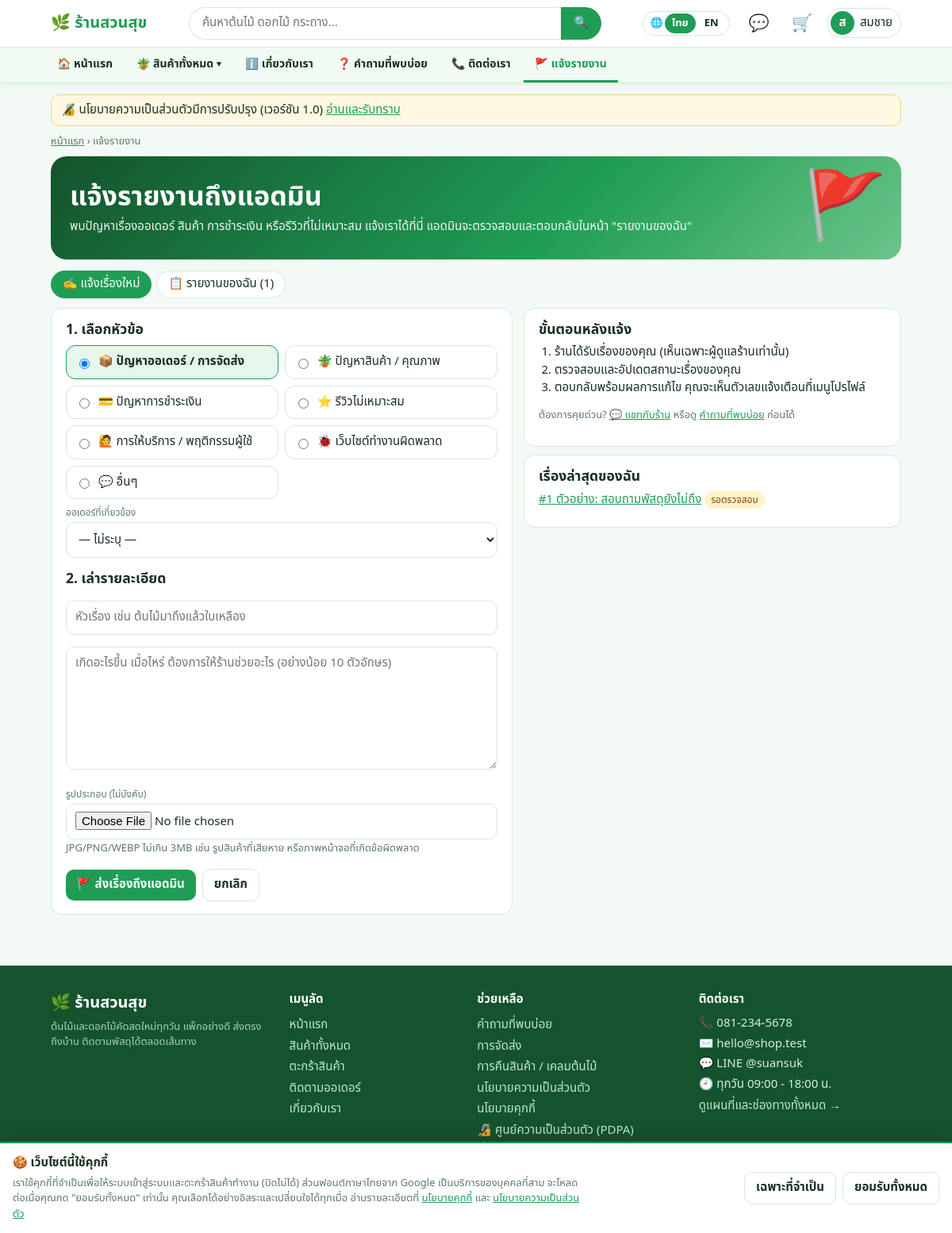
Page /report.php (signed in) on the committed database.
### tables this page shows
CREATE TABLE IF NOT EXISTS users(               
  id INT AUTO_INCREMENT PRIMARY KEY, name VARCHAR(100) NOT NULL, email VARCHAR(120) NOT NULL UNIQUE,
  phone VARCHAR(20), addr TEXT, pass VARCHAR(255) NOT NULL,    
  role ENUM('admin','customer') DEFAULT 'customer', created TIMESTAMP DEFAULT CURRENT_TIMESTAMP,
  avatar VARCHAR(150) NULL,                                    
  birthdate DATE NULL, gender VARCHAR(10) NULL,
  addr_line VARCHAR(150) NULL, subdistrict VARCHAR(60) NULL, district VARCHAR(60) NULL,
  province VARCHAR(60) NULL, postcode VARCHAR(10) NULL,        
  lat DOUBLE NULL, lng DOUBLE NULL,                            
  verify_status VARCHAR(10) DEFAULT 'none',                    
  verify_note VARCHAR(255) NULL, id_img VARCHAR(150) NULL, selfie_img VARCHAR(150) NULL,
  pdpa_version VARCHAR(20) NULL, marketing_opt_in TINYINT NOT NULL DEFAULT 0, deleted_at DATETIME NULL);

CREATE TABLE IF NOT EXISTS settings(k VARCHAR(40) PRIMARY KEY, v TEXT);

CREATE TABLE IF NOT EXISTS reports(             
  id INT AUTO_INCREMENT PRIMARY KEY, user_id INT NOT NULL,
  type VARCHAR(20) NOT NULL,                    
  target_id INT NULL,                           
  subject VARCHAR(150) NOT NULL, body TEXT NOT NULL, img VARCHAR(150) NULL,    
  status VARCHAR(12) NOT NULL DEFAULT 'new',    
  admin_reply TEXT NULL,                        
  user_seen TINYINT NOT NULL DEFAULT 1,         
  created TIMESTAMP DEFAULT CURRENT_TIMESTAMP, updated TIMESTAMP NULL,
  KEY(user_id), KEY(status));

### report.php (the view, shortened to what this page needs)
<?php
require __DIR__ . '/includes/config.php';
$user = need();
$view   = (($_GET['t'] ?? '') === 'mine') ? 'mine' : 'new';
$tableOk = true;
$type     = $_POST['type'] ?? ($_GET['type'] ?? '');
$type     = isset(REPORT_TYPES[$type]) ? $type : 'order';
$mine     = [];
$unseen   = [];
if ($tableOk) {
    $mine = q('SELECT * FROM reports WHERE user_id=? ORDER BY id DESC', [$user['id']])->fetchAll();
}
head('แจ้งรายงานถึงแอดมิน', 'แจ้งปัญหาออเดอร์ สินค้า การชำระเงิน รีวิวที่ไม่เหมาะสม หรือข้อผิดพลาดของเว็บไซต์ ถึงผู้ดูแลร้านสวนสุข');
?>
<p class="crumb"><a href="index.php">หน้าแรก</a> › แจ้งรายงาน</p>
<section class="pg-hero">
  <span class="e">🚩</span>
  <h1>แจ้งรายงานถึงแอดมิน</h1>
  <p>พบปัญหาเรื่องออเดอร์ สินค้า การชำระเงิน หรือรีวิวที่ไม่เหมาะสม แจ้งเราได้ที่นี่ แอดมินจะตรวจสอบและตอบกลับในหน้า "รายงานของฉัน"</p>
</section>
<div class="tabs-s">
  <a class="chip<?= $view === 'new' ? ' on' : '' ?>" href="report.php">✍️ แจ้งเรื่องใหม่</a>
  <a class="chip<?= $view === 'mine' ? ' on' : '' ?>" href="report.php?t=mine">📋 รายงานของฉัน (<?= count($mine) ?>)<?= nbadge(count($unseen) ?: badge_counts()['my_reports']) ?></a>
</div>
<?php if (!$tableOk): ?>
  <div class="card empty"><div class="big-emoji">🛠</div>
    <h3>ระบบแจ้งรายงานยังไม่พร้อมใช้งาน</h3>
    <p class="mut">ผู้ดูแลต้องนำเข้าไฟล์ <code>database/update_v4.sql</code> ในฐานข้อมูลก่อน (ดู README)</p></div>
<?php else: ?>
  <div class="rep-layout">
    <form method="post" action="report.php" enctype="multipart/form-data" class="card sect">
      <h3>1. เลือกหัวข้อ</h3>
      <div class="type-grid">
        <?php foreach (REPORT_TYPES as $key => $label): ?>
          <label><input type="radio" name="type" value="<?= $key ?>" <?= $type === $key ? 'checked' : '' ?> required> <?= e($label) ?></label>
        <?php endforeach; ?>
      </div>
      <div class="tgt" data-for="order">
        <label class="lbl" for="t_order">ออเดอร์ที่เกี่ยวข้อง</label>
        <select name="t_order" id="t_order">
          <option value="">— ไม่ระบุ —</option>
        </select>
      </div>
      <h3 style="margin-top:16px">2. เล่ารายละเอียด</h3>
      <p><input name="subject" value="<?= e($_POST['subject'] ?? '') ?>" placeholder="หัวเรื่อง เช่น ต้นไม้มาถึงแล้วใบเหลือง" maxlength="150" required></p>
      <p><textarea name="body" rows="6" maxlength="2000" placeholder="เกิดอะไรขึ้น เมื่อไหร่ ต้องการให้ร้านช่วยอะไร (อย่างน้อย 10 ตัวอักษร)" required><?= e($_POST['body'] ?? '') ?></textarea></p>
      <p><label class="lbl" for="img">รูปประกอบ (ไม่บังคับ)</label><input type="file" id="img" name="img" accept="image/jpeg,image/png,image/webp">
        <span class="mut">JPG/PNG/WEBP ไม่เกิน 3MB เช่น รูปสินค้าที่เสียหาย หรือภาพหน้าจอที่เกิดข้อผิดพลาด</span></p>
      <div class="actions"><button>🚩 ส่งเรื่องถึงแอดมิน</button><a class="btn ghost" href="index.php">ยกเลิก</a></div>
    </form>
    <aside>
      <div class="card sect">
        <h3>ขั้นตอนหลังแจ้ง</h3>
        <ol style="padding-left:20px;margin:6px 0">
          <li>ร้านได้รับเรื่องของคุณ (เห็นเฉพาะผู้ดูแลร้านเท่านั้น)</li>
          <li>ตรวจสอบและอัปเดตสถานะเรื่องของคุณ</li>
          <li>ตอบกลับพร้อมผลการแก้ไข คุณจะเห็นตัวเลขแจ้งเตือนที่เมนูโปรไฟล์</li>
        </ol>
        <p class="mut">ต้องการคุยด่วน? <a href="chat.php">💬 แชทกับร้าน</a> หรือดู <a href="faq.php">คำถามที่พบบ่อย</a> ก่อนได้</p>
      </div>
      <?php if ($mine): ?>
        <div class="card sect">
          <h3>เรื่องล่าสุดของฉัน</h3>
          <?php foreach (array_slice($mine, 0, 3) as $r): ?>
            <p style="margin:6px 0"><a href="report.php?t=mine">#<?= $r['id'] ?> <?= e(mb_strimwidth($r['subject'], 0, 48, '…')) ?></a> <?= report_tag($r['status']) ?></p>
          <?php endforeach; ?>
        </div>
      <?php endif; ?>
    </aside>
  </div>
<?php endif; ?>
<?php foot();

### includes/config.php (shortened to what this page needs)
<?php
function db() {
    static $pdo = null;
    if ($pdo === null) {
        $dsn = 'mysql:host=' . DB_HOST . ';dbname=' . DB_NAME . ';charset=utf8mb4';
        $pdo = new PDO($dsn, DB_USER, DB_PASS, [
            PDO::ATTR_ERRMODE            => PDO::ERRMODE_EXCEPTION,
            PDO::ATTR_DEFAULT_FETCH_MODE => PDO::FETCH_ASSOC,
        ]);
    }
    return $pdo;
}
function q($sql, $params = []) {
    $statement = db()->prepare($sql);
    $statement->execute($params);
    return $statement;
}
function e($text) {
    return htmlspecialchars((string)$text, ENT_QUOTES, 'UTF-8');
}
function me() {
    static $user = false;
    if ($user === false) {
        $user = null;
        if (isset($_SESSION['uid'])) {
            $row  = q('SELECT * FROM users WHERE id=?', [$_SESSION['uid']])->fetch();
            $user = $row ? $row : null;
        }
    }
    return $user;
}
function need($role = null) {
    $user = me();
    return $user;
}
function setting($key, $default = '') {
    $row = q('SELECT v FROM settings WHERE k=?', [$key])->fetch();
    return $row ? $row['v'] : $default;
}
function avatar($user, $size = 40) {
    $s = (int)$size;
    $initial = mb_substr($user['name'] ?? '?', 0, 1);
    return '<span class="av" style="width:' . $s . 'px;height:' . $s . 'px;line-height:' . $s . 'px">' . e($initial) . '</span>';
}
function shop_info() {
    static $info = null;
    if ($info === null) {
        $info = [
            'shop_phone' => '081-234-5678', 'shop_email' => 'hello@shop.test', 'shop_line' => '@suansuk',
            'shop_addr'  => 'กรุงเทพมหานคร', 'shop_hours' => 'ทุกวัน 09:00 - 18:00 น.',
            'shop_lat'   => '13.7563', 'shop_lng' => '100.5018',
        ];
        try {
            foreach (q('SELECT k,v FROM settings')->fetchAll(PDO::FETCH_KEY_PAIR) as $k => $v) {
                if ($v !== '' && $v !== null) {
                    $info[$k] = $v;
                }
            }
        } catch (Throwable $err) {
        }
    }
    return $info;
}
function badge_counts() {
    static $count = null;
    if ($count !== null) {
        return $count;
    }
    $count = ['admin_reports' => 0, 'admin_chat' => 0, 'my_reports' => 0, 'my_chat' => 0];
    $user  = me();
    try {
        if ($user['role'] === 'admin') {
            $count['admin_reports'] = (int)q("SELECT COUNT(*) FROM reports WHERE status='new'")->fetchColumn();
            $count['admin_chat']    = (int)q("SELECT COUNT(*) FROM messages WHERE sender='c' AND is_read=0")->fetchColumn();
        } else {
            $count['my_reports'] = (int)q('SELECT COUNT(*) FROM reports WHERE user_id=? AND user_seen=0', [$user['id']])->fetchColumn();
            $count['my_chat']    = (int)q("SELECT COUNT(*) FROM messages WHERE user_id=? AND sender='s' AND is_read=0", [$user['id']])->fetchColumn();
        }
    } catch (Throwable $err) {
    }
    return $count;
}
function nbadge($n) {
    return $n > 0 ? '<span class="nb">' . ($n > 99 ? '99+' : (int)$n) . '</span>' : '';
}
function report_tag($status) {
    $label = REPORT_STATUS[$status] ?? $status;
    return '<span class="tag rs-' . e($status) . '">' . e($label) . '</span>';
}
function safe_next($next) {
    return preg_match('/^[a-z0-9_]+\.php(\?[A-Za-z0-9_=&%.\-]*)?$/i', (string)$next) ? $next : '';
}
function head($title, $desc = '') {
    $user      = me();
    $cartCount = array_sum($_SESSION['cart'] ?? []);
    $page      = basename($_SERVER['SCRIPT_NAME'], '.php');
    $badge     = badge_counts();
    $isShop    = ($page === 'product') || ($page === 'products');
    $links = [
        ['index',   'index.php',   '🏠 หน้าแรก',         $page === 'index'],
        ['about',   'about.php',   'ℹ️ เกี่ยวกับเรา',    $page === 'about'],
        ['faq',     'faq.php',     '❓ คำถามที่พบบ่อย',  $page === 'faq' || $page === 'policy'],
        ['contact', 'contact.php', '📞 ติดต่อเรา',       $page === 'contact'],
        ['report',  'report.php',  '🚩 แจ้งรายงาน',      $page === 'report'],
    ];
    ?>
<!DOCTYPE html>
<html lang="th">
<head>
<link rel="stylesheet" href="assets/css/style.css">
</head>
<body>
<header class="top">
  <div class="bar">
    <a class="brand" href="index.php">🌿 <span>ร้านสวนสุข</span></a>
    <form class="hsearch" action="products.php" role="search">
      <input name="q" value="<?= e($page === 'products' ? ($_GET['q'] ?? '') : '') ?>" placeholder="ค้นหาต้นไม้ ดอกไม้ กระถาง..." aria-label="ค้นหาสินค้า">
      <button aria-label="ค้นหา">🔍</button>
    </form>
    <div class="hact">
      <?= lang_switch() ?>
      <a class="ico" href="chat.php" title="แชทกับร้าน" aria-label="แชทกับร้าน">💬<?= nbadge($badge['my_chat'] + $badge['admin_chat']) ?></a>
      <a class="ico" href="cart.php" title="ตะกร้าสินค้า" aria-label="ตะกร้าสินค้า">🛒<?= nbadge($cartCount) ?></a>
      <?php if ($user): ?>
        <details class="umenu">
          <summary><?= avatar($user, 30) ?><span class="uname"><?= e(explode(' ', $user['name'])[0]) ?></span>
            <?= nbadge($badge['my_reports'] + $badge['admin_reports']) ?></summary>
        </details>
      <?php else: ?>
        <a class="btn ghost sm" href="login.php">เข้าสู่ระบบ</a><a class="btn sm" href="register.php">สมัครสมาชิก</a>
      <?php endif; ?>
    </div>
  </div>
  <nav class="mainnav" id="mainnav" aria-label="เมนูหลัก">
    <ul>
      <li><a href="index.php"<?= $links[0][3] ? ' class="on" aria-current="page"' : '' ?>><?= $links[0][2] ?></a></li>
      <li class="dd">
        <a href="products.php"<?= $isShop ? ' class="on"' : '' ?>>🪴 สินค้าทั้งหมด ▾</a>
      </li>
      <?php foreach (array_slice($links, 1) as $l): if ($l[0] === 'report' && $user && $user['role'] === 'admin') { continue; }    ?>
        <li><a href="<?= $l[1] ?>"<?= $l[3] ? ' class="on" aria-current="page"' : '' ?>><?= $l[2] ?></a></li>
      <?php endforeach; ?>
    </ul>
  </nav>
</header>
<main id="content">
<?php
    if (policy_pending($user) && !in_array($page, ['privacy', 'policy'], true)) {
        echo '<div class="pdpa-bar" role="status">🔏 นโยบายความเป็นส่วนตัวมีการปรับปรุง (เวอร์ชัน ' . e(pdpa_version()) . ') '
           . '<a href="privacy.php">อ่านและรับทราบ</a></div>';
    }
}
function demo_on() {
    try {
        return setting('demo_mode', '0') === '1';
    } catch (Throwable $err) {
        return false;
    }
}
function foot() {
    $shop = shop_info();
    ?>
</main>
<footer class="foot">
  <div class="fgrid">
    <div>
      <div class="brand-f">🌿 ร้านสวนสุข</div>
      <p class="mut">ต้นไม้และดอกไม้คัดสดใหม่ทุกวัน แพ็กอย่างดี ส่งตรงถึงบ้าน ติดตามพัสดุได้ตลอดเส้นทาง</p>
    </div>
    <div>
      <h4>เมนูลัด</h4>
      <a href="index.php">หน้าแรก</a>
      <a href="products.php">สินค้าทั้งหมด</a>
      <a href="cart.php">ตะกร้าสินค้า</a>
      <a href="account.php?t=orders">ติดตามออเดอร์</a>
      <a href="about.php">เกี่ยวกับเรา</a>
    </div>
    <div>
      <h4>ช่วยเหลือ</h4>
      <a href="faq.php">คำถามที่พบบ่อย</a>
      <a href="policy.php?p=shipping">การจัดส่ง</a>
      <a href="policy.php?p=returns">การคืนสินค้า / เคลมต้นไม้</a>
      <a href="policy.php?p=privacy">นโยบายความเป็นส่วนตัว</a>
      <a href="policy.php?p=cookies">นโยบายคุกกี้</a>
      <a href="privacy.php">🔏 ศูนย์ความเป็นส่วนตัว (PDPA)</a>
      <a href="policy.php?p=terms">เงื่อนไขการใช้งาน</a>
      <?php if (!(me() && me()['role'] === 'admin')): ?><a href="report.php">🚩 แจ้งรายงานถึงแอดมิน</a><?php endif; ?>
    </div>
    <div>
      <h4>ติดต่อเรา</h4>
      <p>📞 <?= e($shop['shop_phone']) ?></p>
      <p>✉️ <?= e($shop['shop_email']) ?></p>
      <p>💬 LINE <?= e($shop['shop_line']) ?></p>
      <p>🕘 <?= e($shop['shop_hours']) ?></p>
      <a href="contact.php">ดูแผนที่และช่องทางทั้งหมด →</a>
    </div>
  </div>
  <div class="fbot">© <?= date('Y') + 543 ?> ร้านสวนสุข · ชำระเงินผ่าน PromptPay / โอนบัญชี / เก็บเงินปลายทาง
    <?php if (demo_on()): ?> · <a href="demo_check.php" style="display:inline;color:#fde68a">🎓 หน้าตรวจเช็ค (โหมดทดลอง)</a><?php endif; ?></div>
</footer>
</body>
</html>
<?php
}
    ?>
<?php
require __DIR__ . '/pdpa_lib.php';
require __DIR__ . '/i18n.php';

### rows in the picture
users: name "ส", name "สมชาย"
settings: v "1.0"
reports: id "1", subject "ตัวอย่าง: สอบถามพัสดุยังไม่ถึง", status "รอตรวจสอบ"

### other values in the picture
$label "ไทย"
$label "EN"
$links[0][2] "🏠 หน้าแรก"
$l[2] "ℹ️ เกี่ยวกับเรา"
$l[2] "❓ คำถามที่พบบ่อย"
$l[2] "📞 ติดต่อเรา"
$l[2] "🚩 แจ้งรายงาน"
count($mine) "1"
$label "📦 ปัญหาออเดอร์ / การจัดส่ง"
$label "🪴 ปัญหาสินค้า / คุณภาพ"
$label "💳 ปัญหาการชำระเงิน"
$label "⭐ รีวิวไม่เหมาะสม"
$label "🙋 การให้บริการ / พฤติกรรมผู้ใช้"
$label "🐞 เว็บไซต์ทำงานผิดพลาด"
$label "💬 อื่นๆ"
